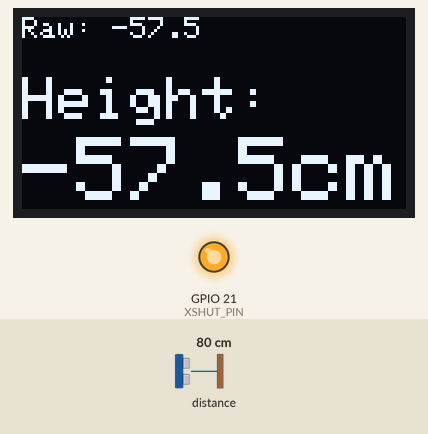
Recording of a sketch running on a simulated ESP32. On the bench: 128×64 one-colour display, output pins drawn as LEDs (lit = HIGH). The inputs (shaded band) are chosen by the test bench; at power-on: distance to the obstacle 80 cm.

Above: at 1.2 s.
1.3 s: distance to the obstacle set to 250 cm
At 2.1 s:
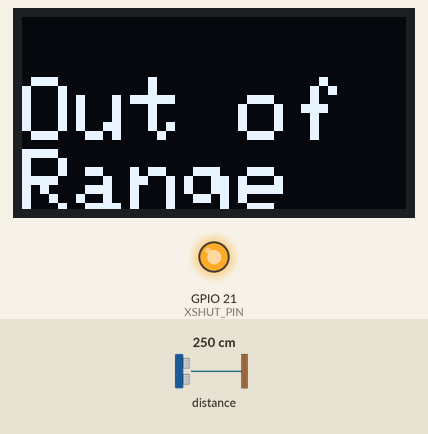
2.9 s: distance to the obstacle set to 2 cm
At 3.11 s:
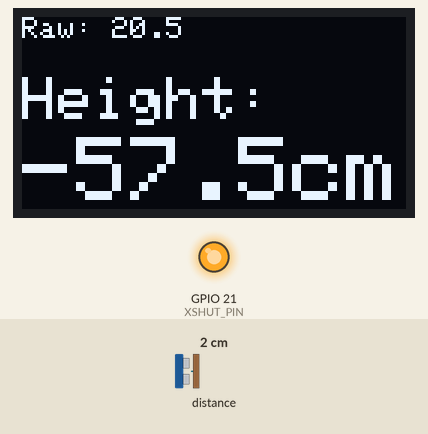
4.4 s: distance to the obstacle set to 9 cm
At 5.83 s:
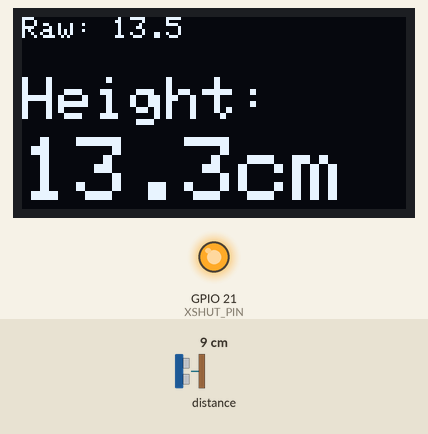
5.9 s: distance to the obstacle set to 299 cm
At 6.8 s:
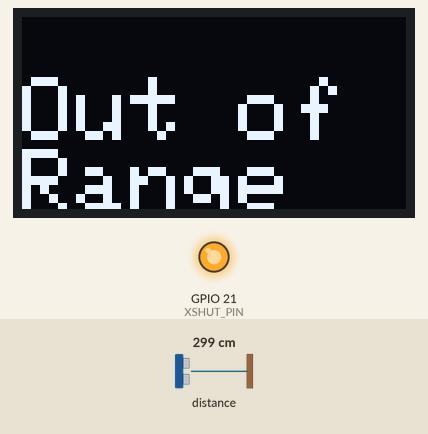
Timing chart, 0 to 8.4 s (numbered marks = the images above; inputs shaded):
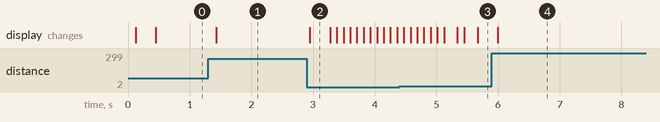

The sketch:

height_sensor_with_oled_TOF.ino
```cpp
#include <Wire.h>
#include <Adafruit_GFX.h>
#include <Adafruit_SSD1306.h>
#include <Adafruit_VL53L0X.h>


// =====================
// ====== CONFIG =======
// =====================
#define SCREEN_WIDTH 128
#define SCREEN_HEIGHT 64
#define OLED_RESET -1
#define OLED_SDA 22
#define OLED_SCL 23
#define XSHUT_PIN 21

float totalHeight = 22.5; // Sensor mounting height from floor in cm

// Filtering Constants
#define MAX_SAMPLES 7      // For Median Filter (must be odd)
float samples[MAX_SAMPLES];
float filteredHeight = 0;
float alpha = 0.15;        // EMA factor (lower = smoother, but slower)

Adafruit_SSD1306 display(SCREEN_WIDTH, SCREEN_HEIGHT, &Wire, OLED_RESET);
Adafruit_VL53L0X lox = Adafruit_VL53L0X();

// Helper for sorting (Median Filter)
void sort(float a[], int n) {
  for (int i = 0; i < n - 1; i++) {
    for (int j = 0; j < n - i - 1; j++) {
      if (a[j] > a[j + 1]) {
        float temp = a[j];
        a[j] = a[j + 1];
        a[j + 1] = temp;
      }
    }
  }
}

void setup() {
  Serial.begin(115200);

  pinMode(XSHUT_PIN, OUTPUT);
  digitalWrite(XSHUT_PIN, HIGH);
  delay(10);

  Wire.begin(OLED_SDA, OLED_SCL);

  if (!display.begin(SSD1306_SWITCHCAPVCC, 0x3C)) {
    while (1);
  }

  display.clearDisplay();
  display.setTextColor(WHITE);
  display.setTextSize(2);
  display.setCursor(0, 20);
  display.println("Stabilizing...");
  display.display();

  if (!lox.begin()) {
    display.clearDisplay();
    display.setCursor(0, 0);
    display.println("Sensor Error");
    display.display();
    while (1);
  }

  // KEY STABILIZATION: Increase timing budget to 200ms (High Accuracy Mode)
  // This reduces the raw jitter from the hardware level.
  lox.setMeasurementTimingBudgetMicroSeconds(200000);
}

void loop() {
  VL53L0X_RangingMeasurementData_t measure;
  static int sampleIdx = 0;

  lox.rangingTest(&measure, false);

  if (measure.RangeStatus != 4) {
    float rawDistance_cm = measure.RangeMilliMeter / 10.0;
    float currentHeight = totalHeight - rawDistance_cm;

    // 1. Fill Median Buffer
    samples[sampleIdx] = currentHeight;
    sampleIdx = (sampleIdx + 1) % MAX_SAMPLES;

    // 2. Calculate Median (removes random spikes)
    float tempSamples[MAX_SAMPLES];
    memcpy(tempSamples, samples, sizeof(samples));
    sort(tempSamples, MAX_SAMPLES);
    float medianHeight = tempSamples[MAX_SAMPLES / 2];

    // 3. Exponential Moving Average (smooths the transition)
    // If it's the first reading, just set it.
    if (filteredHeight == 0) filteredHeight = medianHeight;
    filteredHeight = (alpha * medianHeight) + ((1.0 - alpha) * filteredHeight);

    // Update Display
    display.clearDisplay();
    display.setTextSize(1);
    display.setCursor(0, 0);
    display.print("Raw: "); display.print(currentHeight, 1);

    display.setTextSize(2);
    display.setCursor(0, 20);
    display.println("Height:");

    display.setTextSize(3);
    display.setCursor(0, 40);
    display.print(filteredHeight, 1); // 1 decimal point for stability
    display.print("cm");
    display.display();
  } else {
    display.clearDisplay();
    display.setCursor(0, 20);
    display.println("Out of Range");
    display.display();
  }

  delay(50);
}
```

Measured:
- after the input at 1.3 s, the display: changes after 0.13 s (image 1)
- after the input at 2.9 s, the display: changes after 0.05 s (image 2)
- after the input at 5.9 s, the display: changes after 0.10 s (image 4)
